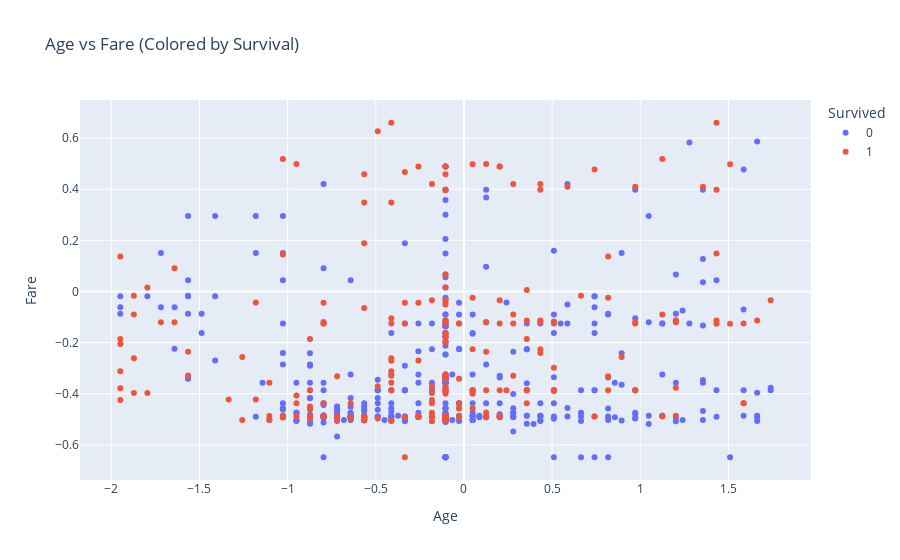

Source (notebook cell):
### Code cell
# Scatter Plot (Age vs Fare by Survival) – Plotly
fig = px.scatter(df, x='Age', y='Fare', color=df['Survived'].astype(str),
                 title="Age vs Fare (Colored by Survival)",
                 labels={'color': 'Survived'})
fig.show()

### Figure 1 — Plotly figure (JSON) as saved in the notebook; plotly's stock layout.template omitted (floating-point values rounded to 4 significant figures; data arrays with more than 128 entries replaced by an {"elided": "..."} marker saying what was removed)
{"data": [{"hovertemplate": "Survived=0<br>Age=%{x}<br>Fare=%{y}<extra></extra>", "legendgroup": "0", "marker": {"color": "#636efa", "symbol": "circle"}, "mode": "markers", "name": "0", "orientation": "v", "showlegend": true, "type": "scatter", "x": {"elided": "473 float values"}, "xaxis": "x", "y": {"elided": "473 float values"}, "yaxis": "y"}, {"hovertemplate": "Survived=1<br>Age=%{x}<br>Fare=%{y}<extra></extra>", "legendgroup": "1", "marker": {"color": "#EF553B", "symbol": "circle"}, "mode": "markers", "name": "1", "orientation": "v", "showlegend": true, "type": "scatter", "x": {"elided": "235 float values"}, "xaxis": "x", "y": {"elided": "235 float values"}, "yaxis": "y"}], "layout": {"legend": {"title": {"text": "Survived"}, "tracegroupgap": 0}, "title": {"text": "Age vs Fare (Colored by Survival)"}, "xaxis": {"anchor": "y", "domain": [0, 1], "title": {"text": "Age"}}, "yaxis": {"anchor": "x", "domain": [0, 1], "title": {"text": "Fare"}}}}
